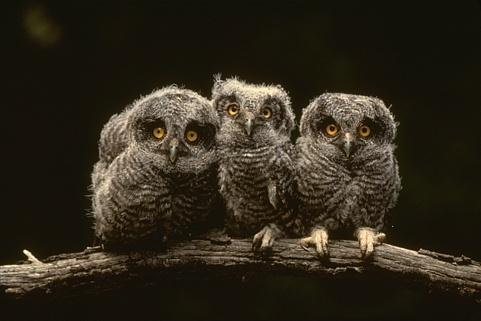
#> input picture sample_input.jpg, 481 x 321 px
$ python core.py
#> lines starting #> are read from the running program, lines starting #| are printed output that depends on the picture; after the words box and inside, x2 and y2 are one past the last pixel; in counts of white or black regions, pixels touching at a corner belong together
import numpy as np
import maxflow
import cv2
import matplotlib.pyplot as plt
from skimage import measure

class logger(object):
    @staticmethod
    def log_levels():
        return ['Full', 'Semi', 'None']

    def __init__(self, log_level='None'):
        assert log_level in logger.log_levels()
        self.log_level = log_level

    def log(self, object):
        if self.log_level == 'Full':
            print(object)

class polyline(object):

    def __init__(self, vertices=None):  # vertices is a list of point dictionaries
        if vertices is not None:
            self.vertices = vertices
        else:
            self.vertices = []

        self.points = []

    def transform(self, scaling):
        for vertex in self.vertices:
            vertex['x'] *= scaling['w']
            vertex['y'] *= scaling['h']

    def bresenham_point(self, v_prev, v_curr, mask):
        x1, x2, y1, y2 = round(v_prev['x']), round(v_curr['x']), round(v_prev['y']), round(v_curr['y'])
        dx, dy = x2 - x1, y2 - y1
        steep = abs(dy) > abs(dx)

        if steep:
            x1, y1 = y1, x1
            x2, y2 = y2, x2

        swapped = False
        if x1 > x2:
            x1, x2 = x2, x1
            y1, y2 = y2, y1
            swapped = True

        dx, dy = x2 - x1, y2 - y1

        error = int(dx / 2.0)
        y_add = 1 if y1 < y2 else -1

        # Iterate over bounding box generating points between start and end
        y = y1
        points = []
        for x in range(x1, x2 + 1):
            point = (y, x) if steep else (x, y)
            mask[point[1], point[0]] = 255
            # self.points.append(point)
            error -= abs(dy)
            if error < 0:
                y += y_add
                error += dx

    def bresenham(self, mask):

        self.points = []

        vertex_prev = self.vertices[0]
        for i, vertex in enumerate(self.vertices, start=1):
            v_curr = vertex
            polypoints = self.bresenham_point(vertex_prev, v_curr, mask)
            vertex_prev = vertex

        return

    def add_vertex(self, vertex):
        self.vertices.append(vertex)

    def del_vertex(self):
        self.vertices.pop()


class GraphCutter(object):

    def __init__(self, show_figures=True):  # Production-Fix : show=False
        self.show_figures = show_figures

    def show(self, image_data, name):
        assert image_data is not None
        if not self.options['show_figures']:
            return

        if type(image_data) is not np.ndarray:
            if len(image_data.shape) == 3:
                image_data = image_data.permute(2,0,1).numpy()

        elif type(image_data) is np.ndarray:
            if len(image_data.shape) == 2:
                image_data = image_data[:,::-1]
            #image_data = np.swapaxes(image_data, 0, 2)

        plt.imsave(name, image_data[...,::-1])

    def logger(self,object):
        if self.options['log']:
            print(object)

    def lattice_constructor(self, connectivity=8, lattice_size=(0, 0)):

        r = lattice_size[0]
        c = lattice_size[1]

        if connectivity == 8 and r != 0 and c != 0:
            N = r * c
            M = r * (c - 1) + (r - 1) * c + 2 * (r - 1) * (c - 1)
            edges = np.zeros((M, 2), dtype=np.int32)
            edge_nodes = np.arange(N)
            edge_nodes = edge_nodes.reshape((r, c))

            Mtemp = r * (c - 1)
            edges[0:Mtemp, :] = \
                np.concatenate((edge_nodes[:, 0:c - 1].reshape((r * (c - 1), 1)), edge_nodes[:, 1:c].reshape((r * (c - 1), 1))), axis=1)

            edges[Mtemp:Mtemp + (r - 1) * c, :] = \
                np.concatenate((edge_nodes[0:r - 1, :].reshape(((r - 1) * c, 1)), edge_nodes[1:r, :].reshape(((r - 1) * c, 1))), axis=1)

            Mtemp = Mtemp + (r - 1) * c

            edges[Mtemp:Mtemp + (r - 1) * (c - 1), :] = \
                np.concatenate((edge_nodes[0:r - 1, 0:c - 1].reshape((r - 1) * (c - 1), 1), edge_nodes[1:r, 1:c].reshape(((r - 1) * (c - 1), 1))), axis=1)

            Mtemp = Mtemp + (r - 1) * (c - 1)

            edges[Mtemp:Mtemp + (r - 1) * (c - 1), :] = \
                np.concatenate((edge_nodes[0:r - 1, 1:c].reshape((r - 1) * (c - 1), 1), edge_nodes[1:r, 0:c - 1].reshape(((r - 1) * (c - 1), 1))), axis=1)

            return edges

    def edge_weights(self, parameters={"edges": None, "image": None, "lattice_size": (0, 0, 0), "nlink_sigma": 0}):

        r, c = parameters["lattice_size"]
        X, Y = np.meshgrid(np.arange(0, c), np.arange(0, r))
        edges = parameters["edges"]
        I = parameters["image"]

        self.show(I,"I.jpg")
        self.show(X,"X.jpg")
        self.show(Y,"Y.jpg")

        X0 = X[np.remainder(edges[:, 0], r).astype(np.int32), np.multiply(edges[:, 0], 1.0 / (r)).astype(np.int32)]
        X1 = X[np.remainder(edges[:, 1], r).astype(np.int32), np.multiply(edges[:, 1], 1.0 / (r)).astype(np.int32)]
        X_star = np.power(np.subtract(X0, X1), 2)

        Y0 = Y[np.remainder(edges[:, 0], r).astype(np.int32), np.multiply(edges[:, 0], 1.0 / (r)).astype(np.int32)]
        Y1 = Y[np.remainder(edges[:, 1], r).astype(np.int32), np.multiply(edges[:, 1], 1.0 / (r)).astype(np.int32)]
        Y_star = np.power(np.subtract(Y0, Y1), 2)

        euclidiean_distance = np.sqrt(np.add(X_star, Y_star))

        I0 = I[np.remainder(edges[:, 0], r).astype(np.int32),np.multiply(edges[:, 0], 1.0 / (r)).astype(np.int32)].astype(np.float32)
        I1 = I[np.remainder(edges[:, 1], r).astype(np.int32),np.multiply(edges[:, 1], 1.0 / (r)).astype(np.int32)].astype(np.float32)

        k = 2
        #print(I[0,0])
        #print(I0[0], I1[0])
        w_feat = np.power(np.abs(np.subtract(I0, I1)), k)
        self.show(w_feat.reshape(-1,1),"wfeat.jpg")

        sigma = parameters["nlink_sigma"]
        if parameters["nlink_sigma"] <= 0:
            sigma = np.sqrt(np.mean(w_feat))

        weights = np.multiply(np.exp(np.multiply(-1.0 / (2 * sigma ** 2), w_feat)),np.divide(1, euclidiean_distance))

        return weights, euclidiean_distance

    def vrl_gc(self, sizes, fg, bg, edges, weights):

        #print(sizes, fg.shape, bg.shape)
        grid_size = sizes[1] * sizes[2]
        g = maxflow.Graph[float](grid_size, (2 * grid_size) + (2 * sizes[3]))

        nodeids = g.add_nodes(grid_size)

        for i in range(grid_size):
            g.add_tedge(i, fg[int(i % sizes[1]), int(i / sizes[1])], bg[int(i % sizes[1]), int(i / sizes[1])])

        for i in range(sizes[3]):
            g.add_edge(edges[i, 0], edges[i, 1], weights[i], weights[i])

        flows = g.maxflow()
        output = np.zeros((sizes[1], sizes[2]))
        for i in range(len(nodeids)):
            output[int(i % sizes[1]), int(i / sizes[1])] = g.get_segment(nodeids[i])
        #print(g.get_segment(nodeids[0]))
        return output

        #return np.add(np.multiply(np.ones((sizes[1], sizes[2])), 1 / 4.0), np.random.rand(sizes[1], sizes[2]))

    def graph(
            self, polylines={},
            parameters={'bins': 8, 'sigma': 7.0, 'interaction_cost': 50, 'stroke_dt': True, 'stroke_var': 50,'hard_seeds': True},\
            options={'file': None, 'image_rgb': None, 'resize': False,'w': 0, 'h': 0, 'blur': True, 'show_figures': True, 'log': False, 'debug': False}):

        log = None
        if options['log']:
            self.logger = logger('Full')
            log = self.logger

        self.polylines = polylines
        self.options = options
        self.parameters = parameters

        if options['file'] is not None:
            self.I = cv2.imread(options['file'], 1)
#> self.I is the input picture: shape (321, 481, 3); mean B, G, R 27.5, 40.6, 47.3
        else:
            self.I = options['image_rgb']  # Debug-Fix : is it normalized to 0-1 and w-h-c?

        o_h, o_w, o_c = self.I.shape
#> o_h = 321; o_w = 481; o_c = 3
        assert o_c == 3
        self.scaling = {'w': 1.0, 'h': 1.0}

        self.show(self.I,"OriginalImage.jpg")

        if options['resize']:
            resized_image = cv2.resize(self.I, (options['w'], options['h']))
            self.scaling = {'w': float(options['w']) / o_w, 'h': float(options['h']) / o_h}
#> self.scaling = {'w': 1, 'h': 1}
            self.show(resized_image,"ResizedImage.jpg")
        else:
            resized_image = self.I
            options['w'] = self.I.shape[1]
            options['h'] = self.I.shape[0]

        # log.log("h x w x c --- input image {} transformed to {} with scaling {:0.2f}, {:0.2f}".format(self.I.shape, (
        # options['h'], options['w'], 3), *self.scaling.values()))

        blur = resized_image[:,:,1]
        self.show(blur,"BlurredImage_beforeGauss.jpg")
        blur = cv2.GaussianBlur(blur, (3, 3), 1.4)

        # polyline transformation to produce numpy pixel masks
        np_bg_mask = np.zeros((options['h'], options['w']), np.uint8)
        np_fg_mask = np.zeros((options['h'], options['w']), np.uint8)

        for loc in polylines.keys():
            mask = np_bg_mask if loc == 'bg' else np_fg_mask
            for polyline in polylines[loc]:
                polyline.transform(self.scaling)
                polyline.bresenham(mask)
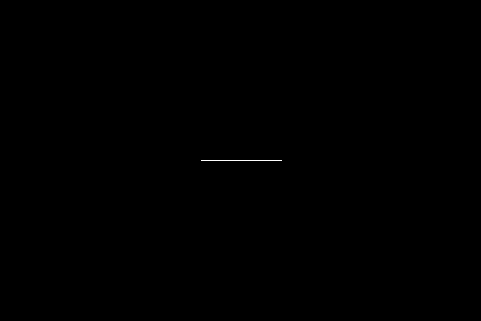
#> mask: shape (321, 481); 0.05% white in thin lines or dots, all inside (x1, y1, x2, y2) = (201, 160, 282, 161)

        self.show(np_fg_mask,"FGmask.jpg")
        self.show(np_bg_mask,"BGmask.jpg")
        self.show(blur,"BlurredImage.jpg")

        histograms = {}
        dst = {}
        #print("entering polyline keys")
        for loc in polylines.keys():
            mask = np_bg_mask if loc == 'bg' else np_fg_mask
            channels = [0, 1, 2]
            ranges = [0, 256, 0 ,256, 0, 256]
            histograms[loc] = cv2.calcHist([resized_image], channels, mask,[parameters['bins'] for i in channels], ranges)
            histograms[loc] = histograms[loc] / np.sum(histograms[loc])
            b, g, r = cv2.split(resized_image / (256.0 / parameters['bins']))
            dst[loc] = np.float32(histograms[loc][b.astype(np.uint64).ravel(), g.astype(np.uint64).ravel(), r.astype(np.uint64).ravel()])
            dst[loc] = dst[loc].reshape(resized_image.shape[:2])
            self.show(dst[loc],"back-projection"+str(loc)+".jpg")
#> this loop made 2 passes
#> pass 1, in show (call 7), `image_data = image_data[:,::-1]`:
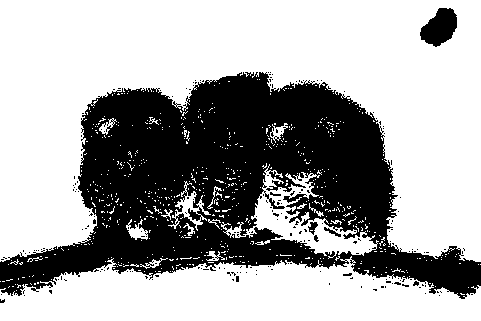
#> image_data: shape (321, 481) float32; values 0 (black) and 1 (white), 65.2% white; 211 black regions (203 under 20 px), largest, box (x1, y1, x2, y2) and area: (0, 72, 481, 299) 52005, (420, 8, 457, 47) 956, (308, 222, 318, 235) 68
#> after the loop, dst = 2 items; histograms = 2 items
            #print("Sum for {} is {}".format(loc, np.sum(dst[loc])))

        if parameters['stroke_dt']:
            #print(np.max(np_fg_mask))
            dist_transform = cv2.distanceTransform(255-np_fg_mask, cv2.DIST_L2, maskSize=3)
            #dist_transform2 = cv2.distanceTransform(np_bg_mask, cv2.DIST_L2, maskSize=3)
            strokeDT = np.exp(-dist_transform / (parameters['stroke_var']*1.0))
            #strokeDT2 = np.exp(-dist_transform2 / (parameters['stroke_var']* 1.0))
            #print(np.min(strokeDT))
            #print(np.max(strokeDT))
            dst['fg'] = dst['fg'] * (strokeDT)
            dst['bg'] = dst['bg'] * (1-strokeDT)
            self.show(dst['fg'],"back-projection"+str('fg_DT_')+".jpg")
            self.show(dst['bg'],"back-projection"+str('bg_DT_')+".jpg")
#> in show (call 10), `plt.imsave(name, image_data[...,::-1])`:
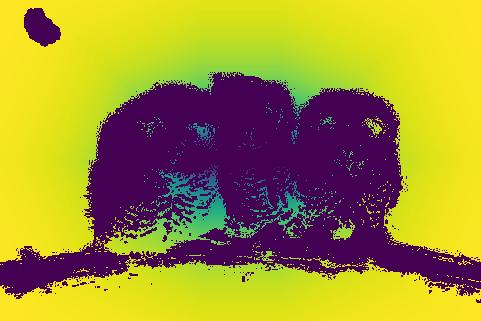
#> saved as back-projectionbg_DT_.jpg: shape (321, 481, 3); mean R, G, B 163.6, 146.5, 52.4
            #print("Sum for {} is {}".format('fg', np.sum(dst['fg'])))

        for loc in polylines.keys():
            dst[loc] = -np.log(dst[loc]+0.01)

        if parameters['hard_seeds']:
            for loc in polylines.keys():
                mask = np_bg_mask if loc == 'fg' else np_fg_mask  # masks are inverted here
                dst[loc] = np.where(mask > 0, 10 ** 6, dst[loc])
                #print(mask.shape, np.max(mask), dst[loc].shape, np.max(dst[loc]), np.min(dst[loc]), np.mean(dst[loc]),
                #     np.median(dst[loc]))

        # edges is a numpy array of all node pairs in edges of a lattice of size w x h

        lattice_size = (options['w'], options['h'])
        edges = self.lattice_constructor(lattice_size=lattice_size)
#> edges = 615200 pairs, first value 0 to 154399, second value 1 to 154400

        edge_parameters = {"edges": edges, "image": blur, "lattice_size": lattice_size[::-1], "nlink_sigma": parameters['sigma']}
        weights, w_dist = self.edge_weights(edge_parameters) # Image should be inverted to previous state, DT transform, hard seeds
#> in edge_weights, `r, c = parameters["lattice_size"]`: r = 321; c = 481
#> in show (call 12), `plt.imsave(name, image_data[...,::-1])`:
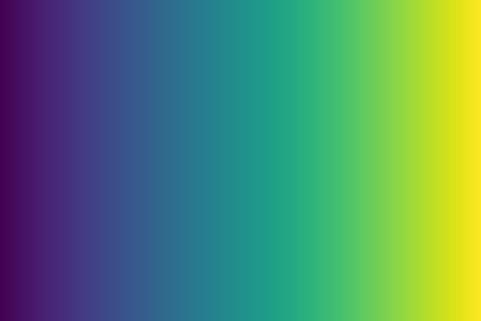
#> saved as X.jpg: shape (321, 481, 3); mean R, G, B 83.1, 136.6, 109.4
#> in edge_weights, `self.show(X,"X.jpg")`:
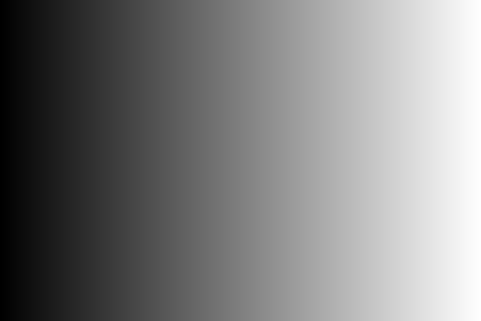
#> X: shape (321, 481) int64; min 0, max 480, mean 240; drawn with min black and max white
#> in show (call 13), `plt.imsave(name, image_data[...,::-1])`:
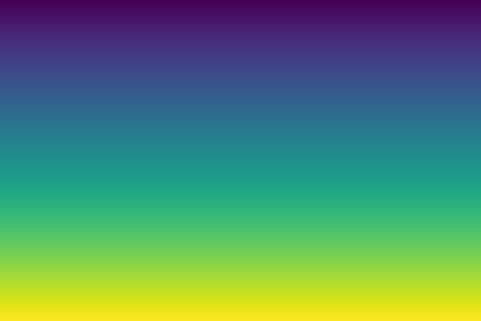
#> saved as Y.jpg: shape (321, 481, 3); mean R, G, B 83.2, 136.6, 109.3
#> in edge_weights, `self.show(Y,"Y.jpg")`:
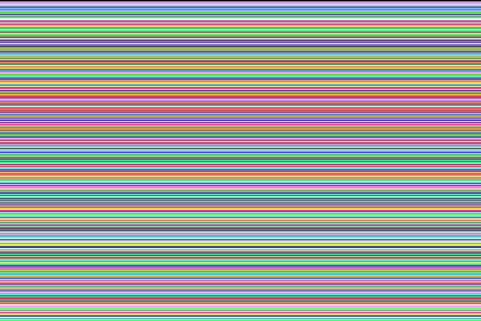
#> Y: shape (321, 481) int64; 321 distinct labels, from 0 to 320; one colour per label, 0 black
#> in edge_weights, `sigma = parameters["nlink_sigma"]`: sigma = 7
        weights = np.expand_dims(weights, axis=1)

        #(weights)
        # set up all parameters to create the graph algorithm
        sizes = [2, options['h'], options['w'], edges.shape[0]]
#> sizes = [2, 321, 481, 615200]
        #print(dst['fg'].shape)
        seg_fg = self.vrl_gc(sizes, dst['fg'], dst['bg'], np.subtract(edges, 1), np.multiply(weights, parameters["interaction_cost"]))

        zero_padding = 1
        seg_fg[:zero_padding,:] = 0
        seg_fg[:,:zero_padding] = 0
        seg_fg[-zero_padding:,:] = 0
        seg_fg[:,-zero_padding:] = 0

        self.show(seg_fg,"segmentation.jpg")

        seg_fg = seg_fg[::-1,:]
        seg = measure.find_contours(seg_fg, 0.8)
        self.show(seg_fg,"segmentation_f.jpg")

        max_points = 0
        m = None
        try:
            test_try = seg[0][0]
            for i in range(len(seg)):
                if len(seg[i]) > max_points:
                    max_points = len(seg[i])
                    m = seg[i]
        except:
            m = seg
        seg = m
        seg = seg[::,::]
        # Display the image and plot all contours found
        fig, ax = plt.subplots()
        ax.imshow(self.I)
        ax.plot(seg[:,1], self.I.shape[0]-seg[:,0], linewidth=2)

        ax.axis('image')
        plt.show()
        fig.savefig("./figure.jpg")

        return {'segmentation':seg,'polylines':polylines, 'options': options, 'parameters':parameters}

    # Initializations

GC = GraphCutter()
my_polylines = {'bg': [], 'fg': []}
my_options = {'file': "sample_input.jpg", 'image': None, 'resize': True, 'w': 481, 'h': 321, 'o_w': 481, 'o_h': 321, 'blur': True,
              'show_figures': True, 'debug': True, 'log': True}
my_parameters = {'bins': 8, 'sigma': 7.0, 'interaction_cost': 50, 'stroke_dt': True, 'hard_seeds': True, 'stroke_var': 50}

# Sample cuts, coordinates are 0,0 top-left corner, transformed with tw, th
my_polylines['bg'].append(polyline([{'x': 2, 'y': 2}, {'x': 10, 'y': 10}]))
my_polylines['fg'].append(polyline([{'x': 201, 'y': 160}, {'x': 281, 'y': 160}]))

#> (the run stopped early here; a loop or call above may not have finished)

$ run again, with owls.png saved as sample_input.jpg
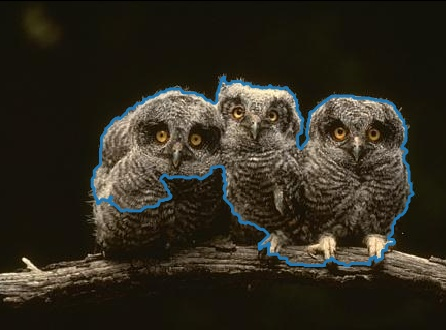
#> input picture owls.png, 446 x 330 px
#> in graph, self.I is the input picture: shape (330, 446, 3); mean B, G, R 31.7, 43.1, 48
#> the loop in graph, `for loc in polylines.keys():` made 2 passes
#> pass 1, in show (call 7), `image_data = image_data[:,::-1]`:
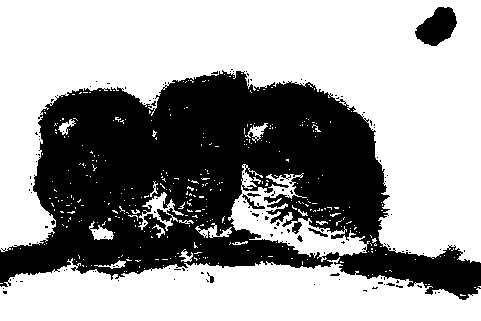
#> image_data: shape (321, 481) float32; values 0 (black) and 1 (white), 61.7% white; 140 black regions (132 under 20 px), largest, box (x1, y1, x2, y2) and area: (0, 70, 481, 300) 57417, (415, 7, 457, 46) 1055, (242, 194, 265, 209) 92
#> after the loop in graph, `for loc in polylines.keys():`: dst = 2 items
#> in show (call 10), `plt.imsave(name, image_data[...,::-1])`:
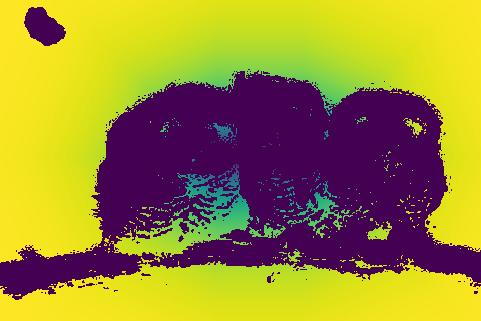
#> saved as back-projectionbg_DT_.jpg: shape (321, 481, 3); mean R, G, B 157.6, 138.5, 54.2
#> in graph, `edges = self.lattice_constructor(lattice_size=lattice_size)`: edges = 615200 pairs, first value 0 to 154399, second value 1 to 154400
#> in edge_weights, `r, c = parameters["lattice_size"]`: r = 321; c = 481
#> Y: shape (321, 481) int64; 321 distinct labels, from 0 to 320
#> sigma = 7
